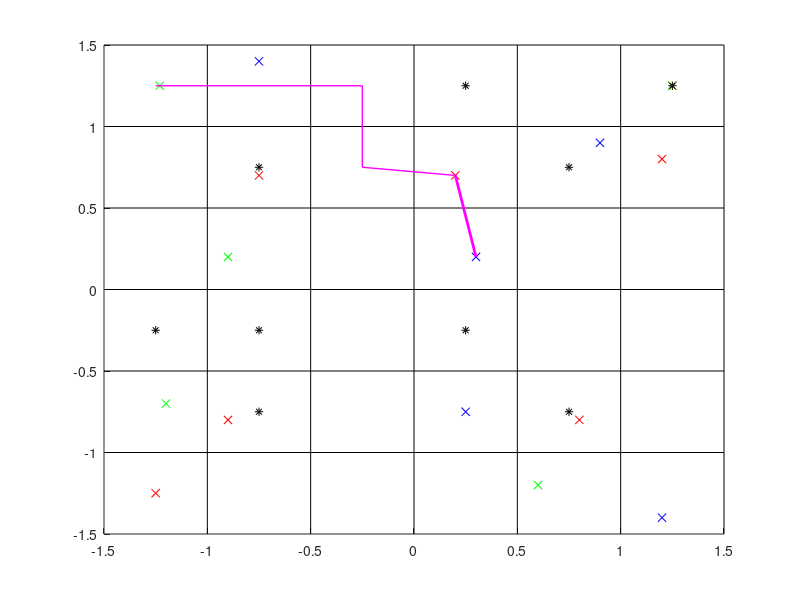

Recreate this plot in MATLAB.
close all;
hold on
axis([-1.5,1.5,-1.5,1.5])
plot([-0.5,-0.5,-0.5],[-1.5,0.5,1.5],'k',[0.5,0.5,0.5],[-1.5,0.5,1.5],'k',[1.5,1.5,1.5],[-1.5,0.5,1.5],'k')
plot([0,0,0],[-1.5,0.5,1.5],'k',[-1,-1,-1],[-1.5,0.5,1.5],'k',[1,1,1],[-1.5,0.5,1.5],'k')
plot([-1.5,0.5,1.5],[1.5,1.5,1.5],'k',[-1.5,0.5,1.5],[0.5,0.5,0.5],'k',[-1.5,0.5,1.5],[-0.5,-0.5,-0.5],'k')
plot([-1.5,0.5,1.5],[1,1,1],'k',[-1.5,0.5,1.5],[0,0,0],'k',[-1.5,0.5,1.5],[-1,-1,-1],'k')
plot([-0.75,0.2,1.25,1.2,0.8,-0.9,-1.25],[0.7,0.7,1.25,0.8,-0.8,-0.8,-1.25],'xr')
plot([-0.75,0.9,0.3,0.25,1.2],[1.4,0.9,0.2,-0.75,-1.4],'xb')
plot([-1.23,1.25,-0.9,-1.2,0.6],[1.25,1.25,0.2,-0.7,-1.2],'xg')
plot([-0.75,0.25,0.75,0.25,0.75,-0.75,-0.75,1.25,-1.25],[0.75,1.25,0.75,-0.25,-0.75,-0.75,-0.25,1.25,-0.25],'*k')
plot([-1.25,-0.75,-0.25,-0.25,0.2],[1.25,1.25,1.25,0.75,0.7],'m','LineWidth',1)
plot([0.2,0.3],[0.7,0.2],'m','LineWidth',2)